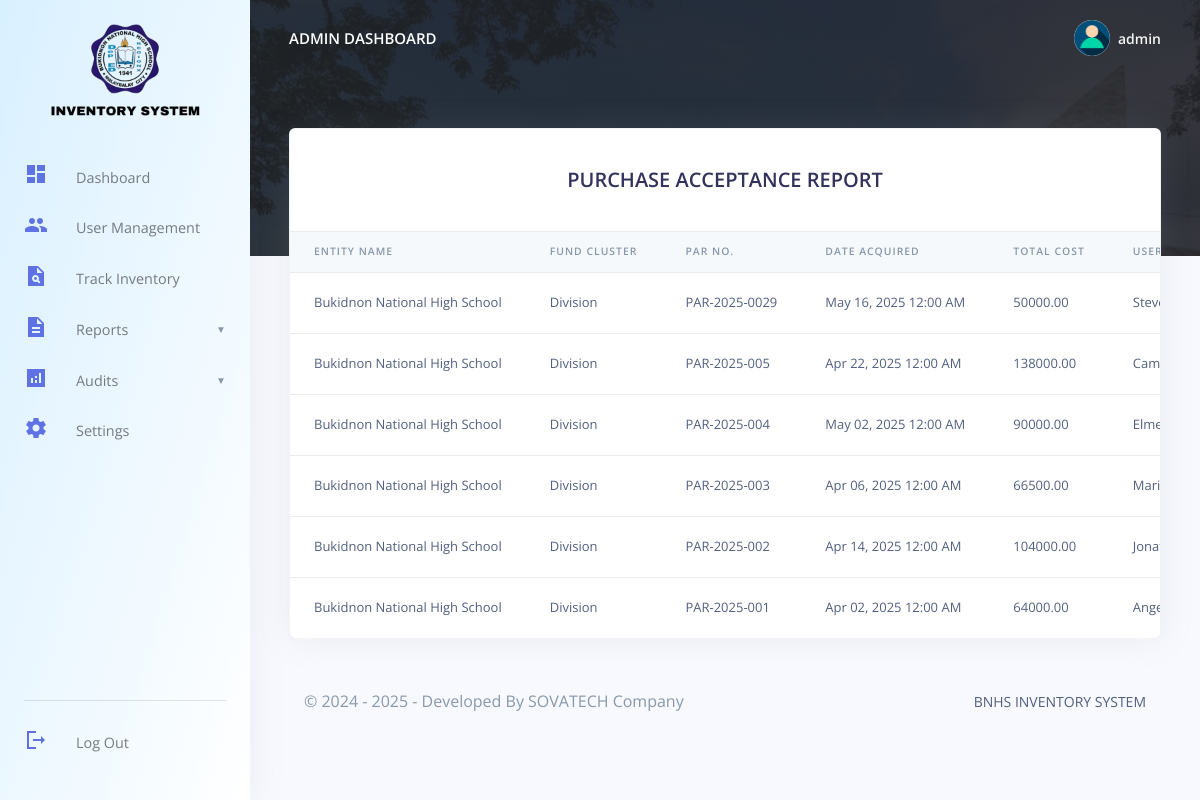
The app's page /BNHS/admin/display_par.php (signed in), older data.
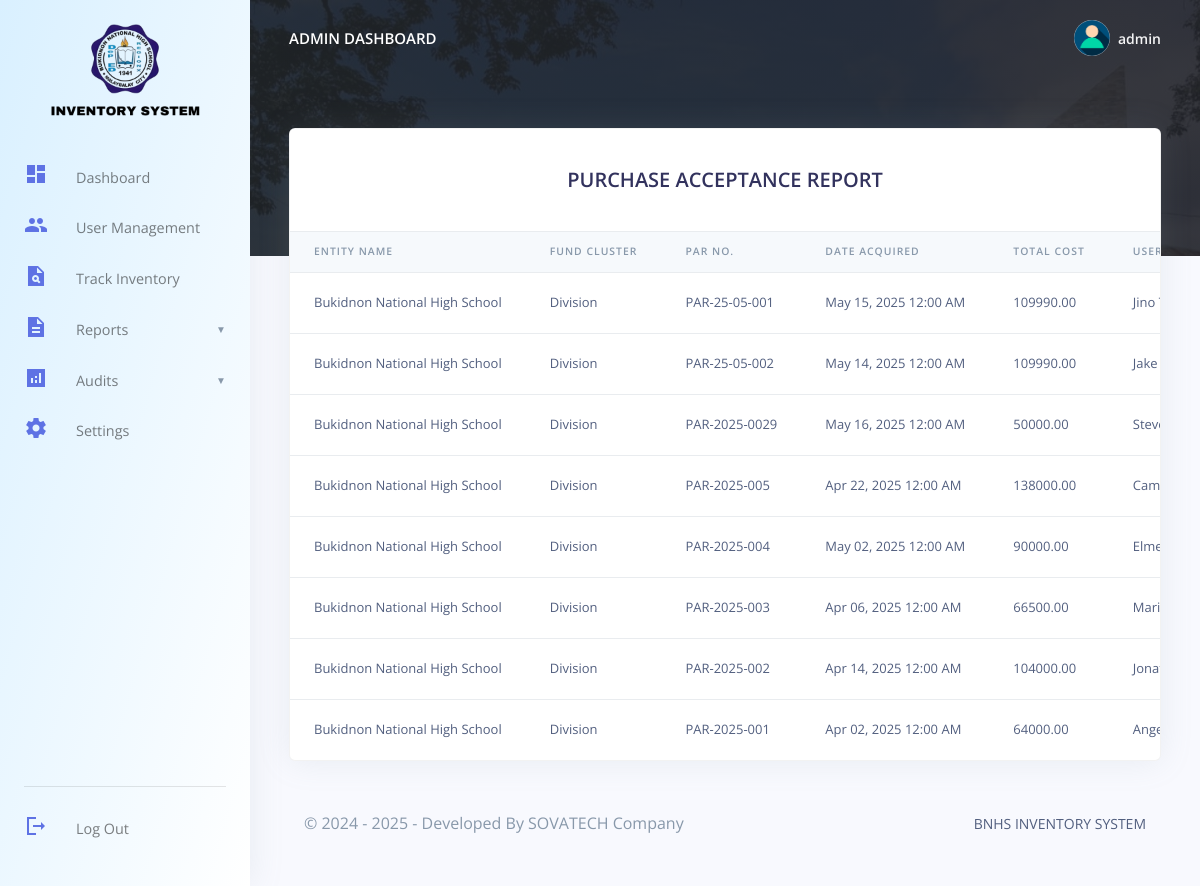
The same page, newer data.
### tables this page shows
CREATE TABLE `bnhs_admin` (
  `admin_id` varchar(15) NOT NULL,
  `admin_name` varchar(255) DEFAULT NULL,
  `admin_email` varchar(255) DEFAULT NULL,
  `admin_password` varchar(255) DEFAULT NULL,
  `created_at` timestamp(6) NULL DEFAULT NULL ON UPDATE current_timestamp(6),
  `resetcode` int(6) DEFAULT NULL
);

CREATE TABLE `property_acknowledgment_receipts` (
  `par_id` int(11) NOT NULL,
  `entity_id` int(11) NOT NULL,
  `par_no` varchar(50) NOT NULL,
  `date_acquired` date NOT NULL,
  `end_user_name` varchar(100) NOT NULL,
  `receiver_position` varchar(100) DEFAULT NULL,
  `receiver_date` date DEFAULT NULL,
  `custodian_name` varchar(100) NOT NULL,
  `custodian_position` varchar(100) DEFAULT NULL,
  `custodian_date` date DEFAULT NULL,
  `created_at` timestamp NOT NULL DEFAULT current_timestamp(),
  `updated_at` timestamp NOT NULL DEFAULT current_timestamp() ON UPDATE current_timestamp()
);

CREATE TABLE `entities` (
  `entity_id` int(11) NOT NULL,
  `entity_name` varchar(100) NOT NULL,
  `fund_cluster` varchar(50) NOT NULL,
  `created_at` timestamp NOT NULL DEFAULT current_timestamp(),
  `updated_at` timestamp NOT NULL DEFAULT current_timestamp() ON UPDATE current_timestamp()
);

### BNHS/admin/display_par.php (the view, shortened to what this page needs)
<?php
include('config/config.php');
require_once('partials/_head.php');
?>
<body>
  <?php
  require_once('partials/_sidebar.php');
  ?>
  <div class="main-content">
    <?php
    require_once('partials/_topnav.php');
    ?>
    <div class="container-fluid mt--8">
      <div class="row">
        <div class="col">
          <div class="card shadow">
            <div class="card-header border-0">
              <div class="col">
                <h2 class="text-center mb-3 pt-3 text-uppercase">Purchase Acceptance Report</h2>
              </div>
            </div>
            <div class="table-responsive">
              <table class="table align-items-center table-flush">
                <thead class="thead-light">
                  <tr>
                    <th scope="col">Entity Name</th>
                    <th scope="col">Fund Cluster</th>
                    <th scope="col">PAR No.</th>
                    <th scope="col">Date Acquired</th>
                    <th scope="col">Total Cost</th>
                    <th scope="col">User Name</th>
                  </tr>
                </thead>
                <tbody>
                  <?php
                  $ret = "SELECT p.*, e.entity_name, e.fund_cluster
                          FROM property_acknowledgment_receipts p
                          JOIN entities e ON p.entity_id = e.entity_id
                          GROUP BY p.par_no
                          ORDER BY p.created_at DESC";
                  $stmt = $mysqli->prepare($ret);
                  $stmt->execute();
                  $res = $stmt->get_result();
                  while ($par = $res->fetch_object()) {
                    $item_query = "SELECT pi.quantity, pi.property_number, pi.article, pi.par_item_id, pi.remarks,
                                          i.item_id,
                                          -- i.item_description,
                                           i.unit,
                                           i.unit_cost,
                                          (pi.quantity * i.unit_cost) as total_amount
                                   FROM par_items pi
                                   JOIN items i ON pi.item_id = i.item_id
                                   WHERE pi.par_id = ?
                                   LIMIT 1";
                    $item_stmt = $mysqli->prepare($item_query);
                    $item_stmt->bind_param('i', $par->par_id);
                    $item_stmt->execute();
                    $item_res = $item_stmt->get_result();
                    $item = $item_res->fetch_object();
                  ?>
                    <tr>
                      <td><?php echo $par->entity_name; ?></td>
                      <td><?php echo $par->fund_cluster; ?></td>
                      <td><?php echo $par->par_no; ?></td>
                      <td><?php echo !empty($par->date_acquired) ? date('M d, Y g:i A', strtotime($par->date_acquired)) : ''  ; ?></td>
                      <td><?php echo $item->total_amount; ?></td>
                      <td><?php echo $par->end_user_name; ?></td>
                    </tr>
                  <?php } ?>
                </tbody>
              </table>
            </div>
          </div>
        </div>
      </div>
      <?php
      require_once('partials/_mainfooter.php');
      ?>
    </div>
  </div>
</body>
</html>

### BNHS/admin/partials/_head.php (shortened to what this page needs)
<!DOCTYPE html>
<html>
<head>
    <link type="text/css" href="assets/css/argon.css?v=1.0.0" rel="stylesheet">
    <link type="text/css" href="assets/css/custom.css" rel="stylesheet">
    <link rel="stylesheet" href="https://cdn.datatables.net/2.2.2/css/dataTables.dataTables.min.css">
</head>

### BNHS/admin/partials/_sidebar.php (shortened to what this page needs)
<?php
$admin_id = $_SESSION['admin_id'];
$ret = "SELECT * FROM   bnhs_admin  WHERE admin_id = '$admin_id'";
$stmt = $mysqli->prepare($ret);
$stmt->execute();
$res = $stmt->get_result();
while ($admin = $res->fetch_object()) {
  ?>
  <nav class="navbar navbar-vertical fixed-left navbar-expand-md navbar-light" id="sidenav-main" style="background: linear-gradient(to bottom right, #d9f0ff, #ffffff);">
  <div class="container-fluid">
      <a class="pt-1 nav-logo-container" href="dashboard.php">
        <img src="assets/img/theme/logos.png" class="nav-logo" alt="...">
      </a>
      <div class="collapse navbar-collapse" id="sidenav-collapse-main">
        <ul class="navbar-nav">
          <li class="nav-item">
            <a class="nav-link" href="dashboard.php">
              <i><span class="material-icons-sharp text-primary">dashboard</span></i> Dashboard
            </a>
          </li>
          <li class="nav-item">
            <a class="nav-link" href="user_management.php">
              <i><span class="material-icons-sharp text-primary">group</span></i> User Management
            </a>
          </li>
          <li class="nav-item">
            <a class="nav-link" href="track_inventory.php">
              <i><span class="material-icons-sharp text-primary">plagiarism</span></i> Track Inventory
            </a>
          </li>
          <li class="nav-item">
            <a class="nav-link " href="#reportsSubmenu" data-toggle="collapse" aria-expanded="false">
              <i><span class="material-icons-sharp text-primary">description</span></i> Reports
            </a>
          </li>
          <li class="nav-item">
            <a class="nav-link" href="#AuditsSubmenu" data-toggle="collapse" aria-expanded="false">
              <i><span class="material-icons-sharp text-primary">analytics</span></i> Audits
            </a>
          </li>
          <li class="nav-item">
            <a class="nav-link" href="change_profile.php">
              <i><span class="material-icons-sharp text-primary">settings</span></i> Settings
            </a>
          </li>
        </ul>
        <div class="sidebar-footer mt-auto">
          <hr class="my-3">
          <ul class="navbar-nav mb-md-3">
            <li class="nav-item">
              <a class="nav-link" href="logout.php" id="logoutBtn">
                <i><span class="material-icons-sharp text-primary">logout</span></i> Log Out
              </a>
            </li>
          </ul>
        </div>
      </div>
    </div>
  </nav>
<?php } ?>

### BNHS/admin/partials/_topnav.php (shortened to what this page needs)
<?php
$admin_id = $_SESSION['admin_id'];
$ret = "SELECT * FROM  bnhs_admin  WHERE admin_id = '$admin_id'";
$stmt = $mysqli->prepare($ret);
$stmt->execute();
$res = $stmt->get_result();
while ($admin = $res->fetch_object()) {
    ?>
    <nav class="navbar navbar-top navbar-expand-md navbar-dark" id="navbar-main">
        <div class="container-fluid">
            <a class="h4 mb-0 text-white text-uppercase d-none d-lg-inline-block"
                href="dashboard.php"><?php echo $admin->admin_name; ?> Dashboard</a>
            <ul class="navbar-nav align-items-center d-none d-md-flex">
                <li class="nav-item dropdown">
                    <a class="nav-link pr-0" href="#" role="button" data-toggle="dropdown" aria-haspopup="true"
                        aria-expanded="false">
                        <div class="media align-items-center">
                            <span class="avatar avatar-sm rounded-circle">
                                <img alt="Image placeholder" src="assets/img/theme/user-a-min.png">
                            </span>
                            <div class="media-body ml-2 d-none d-lg-block">
                                <span class="mb-0 text-sm  font-weight-bold "><?php echo $admin->admin_name; ?></span>
                            </div>
                        </div>
                    </a>
                </li>
            </ul>
        </div>
    </nav>
<?php } ?>

### BNHS/admin/partials/_mainfooter.php
<footer class="py-5">
  <div class="container">
    <div class="row align-items-center justify-content-xl-between">
      <div class="col-xl-6">
        <div class="copyright text-center text-xl-left text-muted">
          &copy; 2024 - <?php echo date('Y'); ?> - Developed By SOVATECH Company
        </div>
      </div>
      <div class="col-xl-6">
        <ul class="nav nav-footer justify-content-center justify-content-xl-end">
          <li class="nav-item">
            <a href="" class="nav-link" target="_blank">BNHS INVENTORY SYSTEM</a>
          </li>
        </ul>
      </div>
    </div>
  </div>
</footer>

### BNHS/admin/partials/_head.php (style rules this page uses)
.navbar-nav .nav-link { display: flex; color: var(--color-info-dark); gap: 1rem; align-items: center; position: relative; }
.nav-logo { object-fit: cover; object-position: center; height: 100px; }
.nav-logo-container { display: flex; justify-content: center; align-items: center; }

### BNHS/admin/partials/_sidebar.php (style rules this page uses)
.nav-link[data-toggle="collapse"]::after { content: "▼" !important; font-size: 10px; color: #5f73e4; margin-left: 6px; }

Row changes from the older to the newer data that the page shows:
added property_acknowledgment_receipts: entity.entity_name "Bukidnon National High School", entity.fund_cluster "Division", par_no "PAR-25-05-001", date_acquired "May 15, 2025 12:00 AM", total_amount "109990.00", end_user_name "Jino…"
added property_acknowledgment_receipts: entity.entity_name "Bukidnon National High School", entity.fund_cluster "Division", par_no "PAR-25-05-002", date_acquired "May 14, 2025 12:00 AM", total_amount "109990.00", end_user_name "Jake…"
